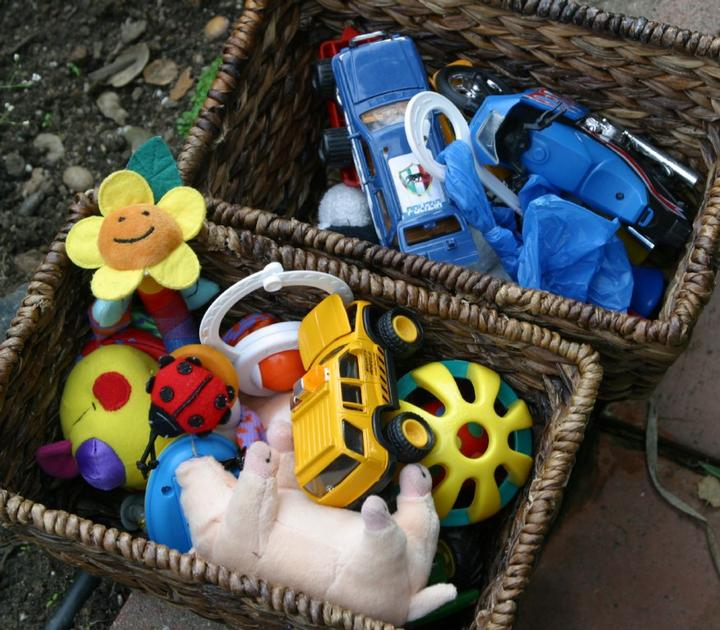
#> input picture samplepics/1.jpg, 720 x 630 px; its folder holds only this picture in this run
$ python signatureSal.py   (older library calls are emulated)
#> lines starting #> are read from the running program, lines starting #| are printed output that depends on the picture
from __future__ import division

import numpy as np
from scipy.misc import imresize
import skimage.color as skcolor

from scipy.fftpack import dct, idct
from scipy.ndimage.filters import gaussian_filter


def signatureSal(img, color_channels='lab', blur_sigma=0.045, map_width=64, resize_to_input=True, subtract_min=True):
    """
    Compute saliency map based on the Image Signature as described in:
        "Image Signature: Highlighting sparse salient regions",
        Xiaodi Hou, Jonathan Harel, and Christof Koch,
        IEEE Trans. Pattern Anal. Mach. Intell. 34(1):194-201 (2012)

    Parameters:
        im: (ndarray)
            Three-channel RGB image or (single-channel) grayscale image
        color_channels: (string)
            Which channels of color image to use ('Lab' or 'RGB')
        blur_sigma: (float)
            Amount of blur to apply to signature output, as fraction of image width
        map_width: (int)
            Size of the underlying saliency map
        resize_to_input: (boolean)
            Whether to resize saliency map to input image size; can be slow
        subtract_min: (boolean)
            Whether to normalize lowest saliency pixels to have value 0

    Returns:
        Single-channel ndarray of same width/height proportion as input image

    """
    h,w = img.shape[:2]

    img = imresize(img / 255., map_width / w)
    num_channels = img.shape[2] if len(img.shape) > 2 else 1
    color_channels = color_channels.lower()


    if num_channels == 1:
        t_img = img[...,np.newaxis]
    elif num_channels == 3:
        if color_channels == 'rgb':
            if img.dtype == 'uint8':
                t_img = img / 255.
            else:
                t_img = img
        elif color_channels == 'lab':
            t_img = skcolor.rgb2lab(img)
        elif color_channels == 'dkl':
            raise ValueError("rgb-to-dkl conversion not supported")
        else:
            raise ValueError("unknown color channels")
    else:
        raise ValueError("expect single-channel or 3-channel image")

    c_sal_map = np.dstack([
        idct2(np.sign(dct2(t_img[...,i]))) ** 2 for i in range(num_channels)
    ])

    out_map = c_sal_map.mean(axis=2)

    if blur_sigma > 0:
        kSize = map_width * blur_sigma
        out_map = gaussian_filter(out_map, kSize)

    if resize_to_input:
        out_map = imresize(out_map, (h,w)) / 255.

    # Normalize output
    if subtract_min:
        out_map -= out_map.min()
    out_map /= out_map.max()

    return out_map


# Wrappers around the DCT type 2 and 3 functions supplied by FFT pack,
# to employ same normalization as used by Matlab
def dct2(im):
    return dct(dct(im.T, norm='ortho').T, norm='ortho')

def idct2(im):
    return idct(idct(im.T, norm='ortho').T, norm='ortho')


# Nice heatmap overlay function as seen in Matlab implementation
def heatmap_overlay(img, overlay, colormap='jet', opacity=0.8, gamma=0.8):
    if heatmap_overlay._colormaps.has_key(colormap):
        heatmap_colors = heatmap_overlay._colormaps[colormap]
    else:
        heatmap_colors = cm.jet(range(256))[...,:3]
        heatmap_overlay._colormaps[colormap] = heatmap_colors

    overlay = overlay ** gamma
    overlay_3d = overlay[...,np.newaxis]

    if img.dtype == 'uint8':
        img = img / 255.

    return np.clip(
        opacity * (1 - overlay_3d) * img + overlay_3d * heatmap_colors[(overlay * 255).astype('uint8')],
        0, 1
    )

heatmap_overlay._colormaps = {}


if __name__ == '__main__':
    # Look for example pictures in the samplepics/ directory,
    # show the saliency signature for each.

    import glob
    from scipy.misc import imread
    from matplotlib import pyplot, cm

    for img_num, img_name in enumerate(glob.glob('samplepics/*.jpg'), 1):
        print('Computing saliency maps for sample image {0} ...'.format(img_num))

        img = imread(img_name)
#> img is the input picture: shape (630, 720, 3); mean R, G, B 84, 82, 72.9
        lab_map = signatureSal(img)
#> in signatureSal, `img = imresize(img / 255., map_width / w)`:
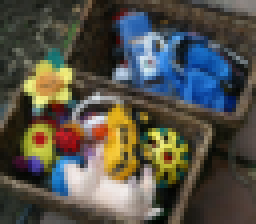
#> img: shape (56, 64, 3) (shown 4 times larger); mean of channels 0, 1, 2 84, 82, 72.9; drawn as R, G, B
#> in signatureSal, `t_img = skcolor.rgb2lab(img)`: t_img: shape (56, 64, 3) float64; mean of channels 0, 1, 2 34.4, 1.8, 5.7
#> in signatureSal, `c_sal_map = np.dstack([ idct2(np.sign(dct2(t_img[...,i]))) ** 2 for i ..`: c_sal_map: shape (56, 64, 3) float64; mean of channels 0, 1, 2 1, 1, 1
        rgb_map = signatureSal(img, color_channels='rgb')
#> call 2 of signatureSal, with color_channels = 'rgb', blur_sigma = 0.045, map_width = 64, resize_to_input = True, subtract_min = True
#> in signatureSal (call 2), `c_sal_map = np.dstack([ idct2(np.sign(dct2(t_img[...,i]))) ** 2 for i ..`:
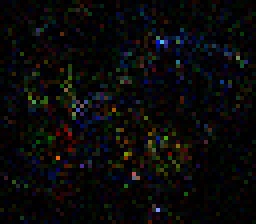
#> c_sal_map: shape (56, 64, 3) float64 (shown 4 times larger); mean of channels 0, 1, 2 1, 1, 1; drawn with min black and max white
#> in signatureSal (call 2), `out_map = gaussian_filter(out_map, kSize)`:
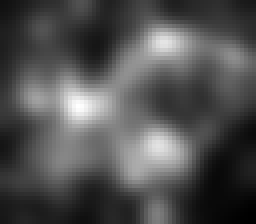
#> out_map: shape (56, 64) float64 (shown 4 times larger); min 0.284, max 2.53, mean 1; drawn with min black and max white

        pyplot.subplot(121).title.set_text('Sample Image {0}: Image Signature - LAB'.format(img_num))
        pyplot.imshow(heatmap_overlay(img, lab_map))
#> in heatmap_overlay, `overlay = overlay ** gamma`:
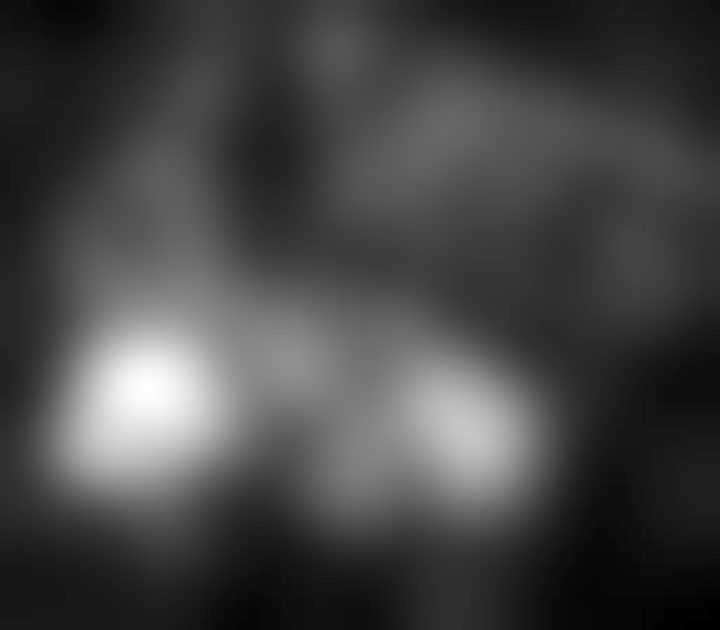
#> overlay: shape (630, 720) float64; min 0, max 1, mean 0.272
#> in heatmap_overlay, `return np.clip( opacity * (1 - overlay_3d) * img + overlay_3d * heatma..`:
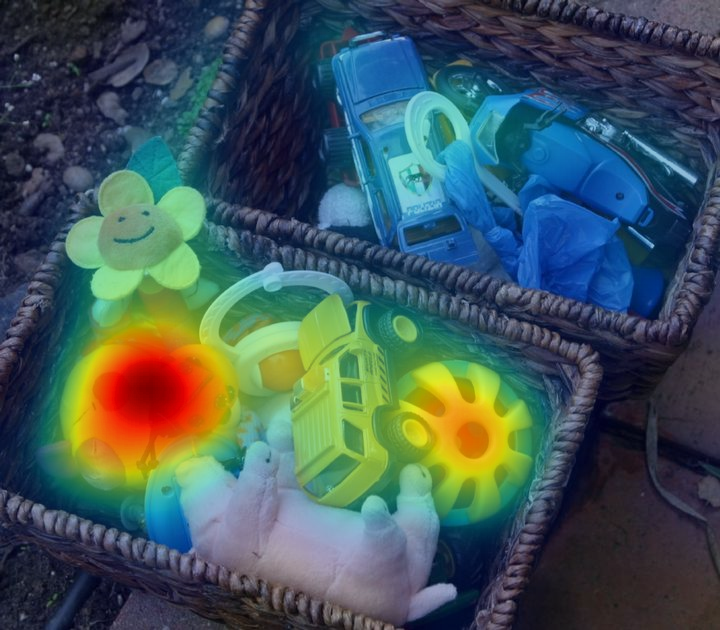
#> returned value: shape (630, 720, 3) float64; mean of channels 0, 1, 2 0.256, 0.346, 0.354; drawn as R, G, B
        pyplot.subplot(122).title.set_text('Sample Image {0}: Image Signature - RGB'.format(img_num))
        pyplot.imshow(heatmap_overlay(img, rgb_map))
#> call 2 of heatmap_overlay, with colormap = 'jet', opacity = 0.8, gamma = 0.8
#> in heatmap_overlay (call 2), `overlay = overlay ** gamma`:
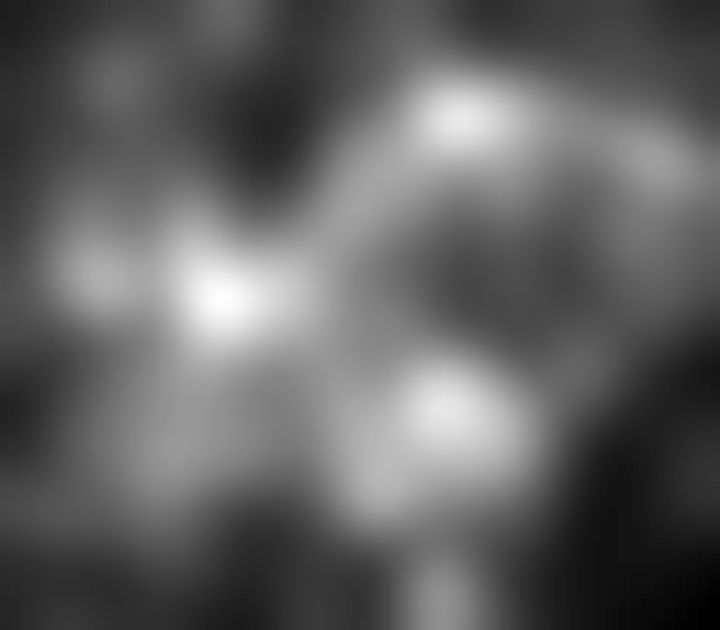
#> overlay: shape (630, 720) float64; min 0, max 1, mean 0.389
#> in heatmap_overlay (call 2), `return np.clip( opacity * (1 - overlay_3d) * img + overlay_3d * heatma..`:
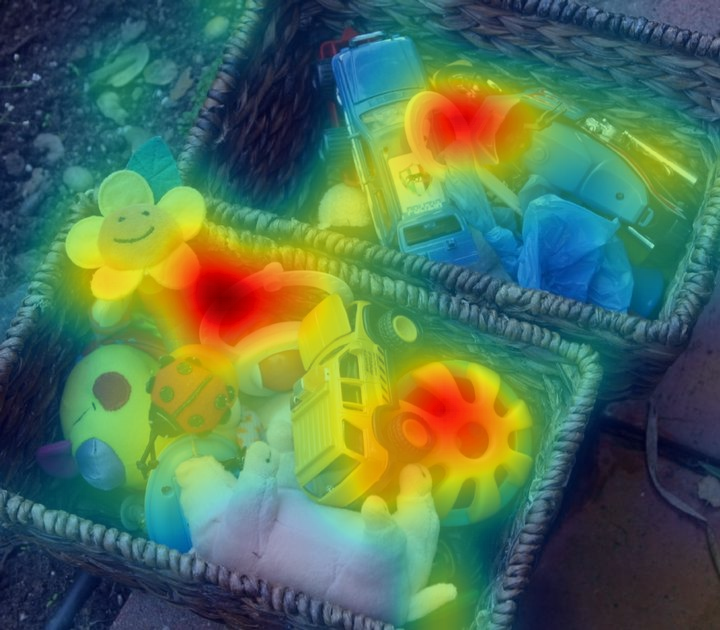
#> returned value: shape (630, 720, 3) float64; mean of channels 0, 1, 2 0.323, 0.445, 0.339; drawn as R, G, B
        pyplot.show()

$ run again, on samplepics/5.jpg
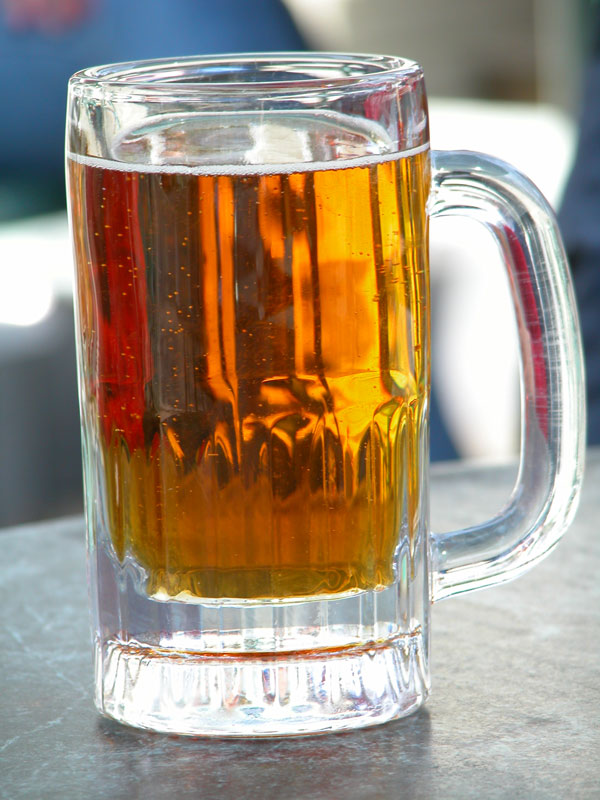
#> input picture samplepics/5.jpg, 600 x 800 px
#> img is the input picture: shape (800, 600, 3); mean R, G, B 161.1, 144.9, 126.2
#> c_sal_map: shape (85, 64, 3) float64; mean of channels 0, 1, 2 1, 1, 1
#> in heatmap_overlay (call 2), `overlay = overlay ** gamma`:
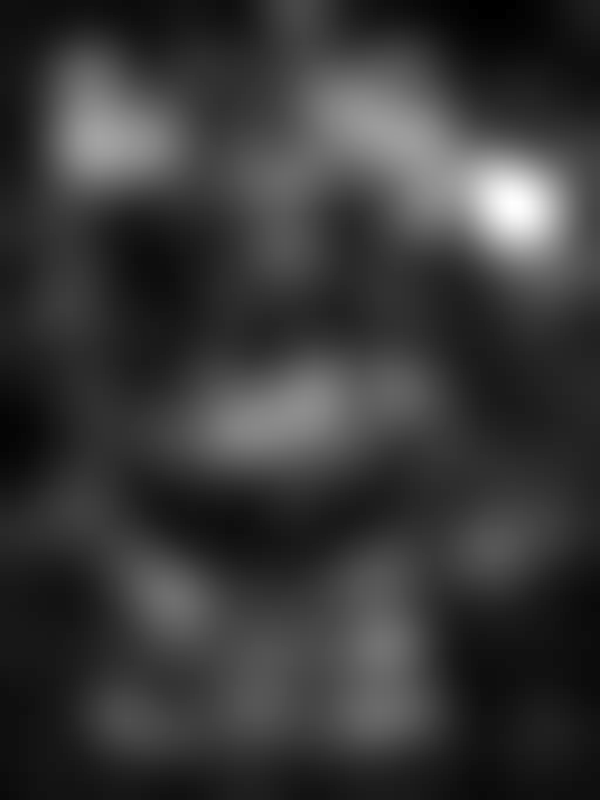
#> overlay: shape (800, 600) float64; min 0, max 1, mean 0.224
#> in heatmap_overlay (call 2), `return np.clip( opacity * (1 - overlay_3d) * img + overlay_3d * heatma..`:
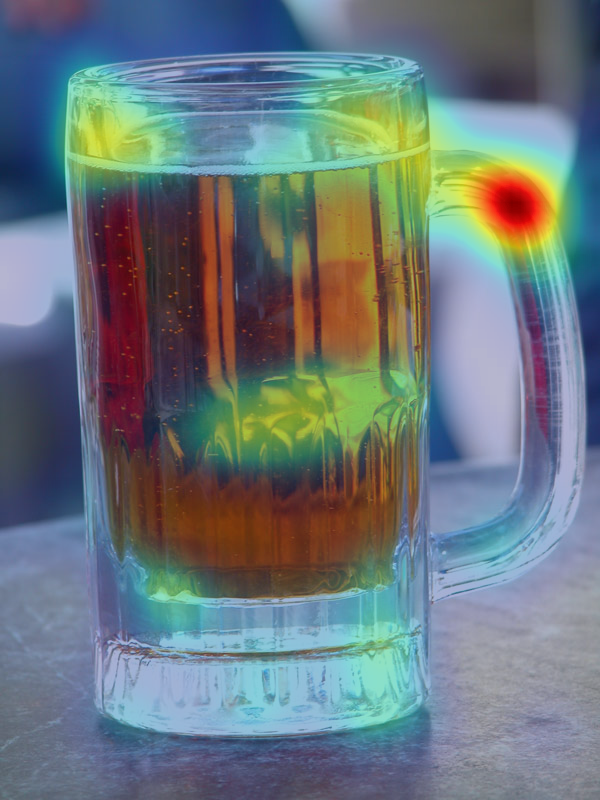
#> returned value: shape (800, 600, 3) float64; mean of channels 0, 1, 2 0.42, 0.472, 0.49; drawn as R, G, B

$ run again, on samplepics/2.jpg
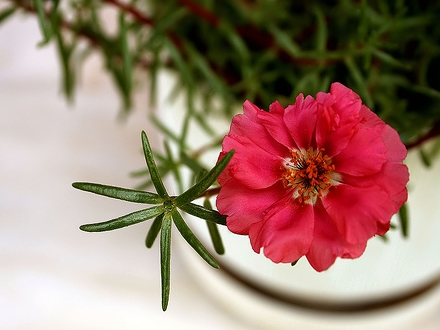
#> input picture samplepics/2.jpg, 440 x 330 px
#> img is the input picture: shape (330, 440, 3); mean R, G, B 158.4, 127.8, 114.6
#> c_sal_map: shape (48, 64, 3) float64; mean of channels 0, 1, 2 1, 1, 1
#> in heatmap_overlay (call 2), `overlay = overlay ** gamma`:
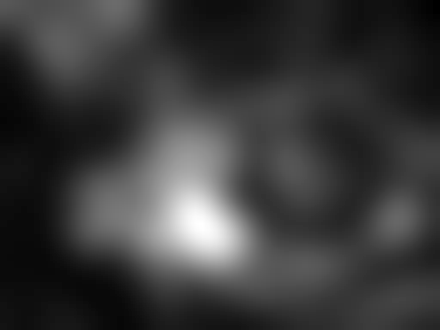
#> overlay: shape (330, 440) float64; min 0, max 1, mean 0.233
#> in heatmap_overlay (call 2), `return np.clip( opacity * (1 - overlay_3d) * img + overlay_3d * heatma..`:
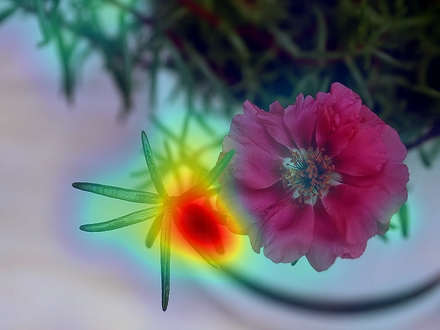
#> returned value: shape (330, 440, 3) float64; mean of channels 0, 1, 2 0.432, 0.434, 0.456; drawn as R, G, B

$ run again, on samplepics/3.jpg
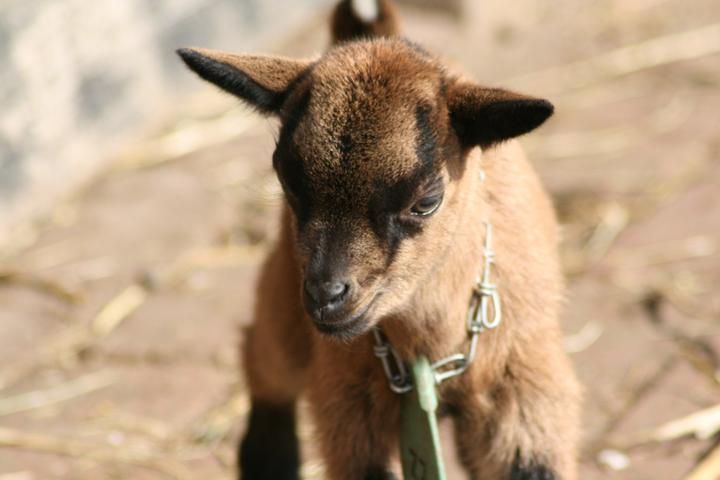
#> input picture samplepics/3.jpg, 720 x 480 px
#> img is the input picture: shape (480, 720, 3); mean R, G, B 181.8, 155.9, 128.7
#> c_sal_map: shape (42, 64, 3) float64; mean of channels 0, 1, 2 1, 1, 1
#> in heatmap_overlay (call 2), `return np.clip( opacity * (1 - overlay_3d) * img + overlay_3d * heatma..`:
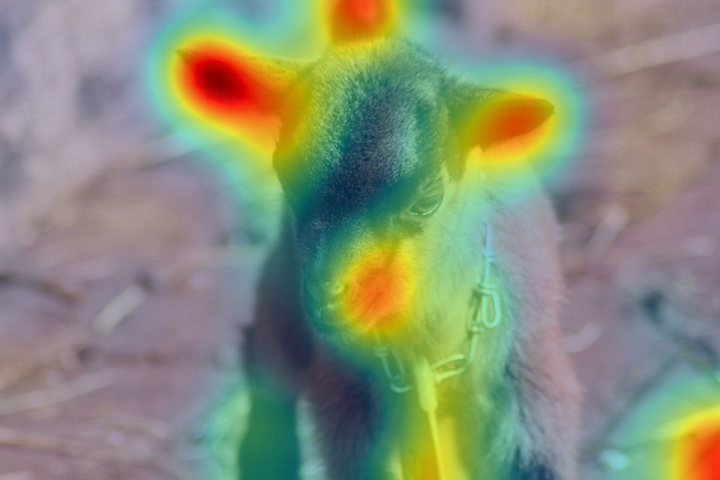
#> returned value: shape (480, 720, 3) float64; mean of channels 0, 1, 2 0.53, 0.564, 0.477; drawn as R, G, B
